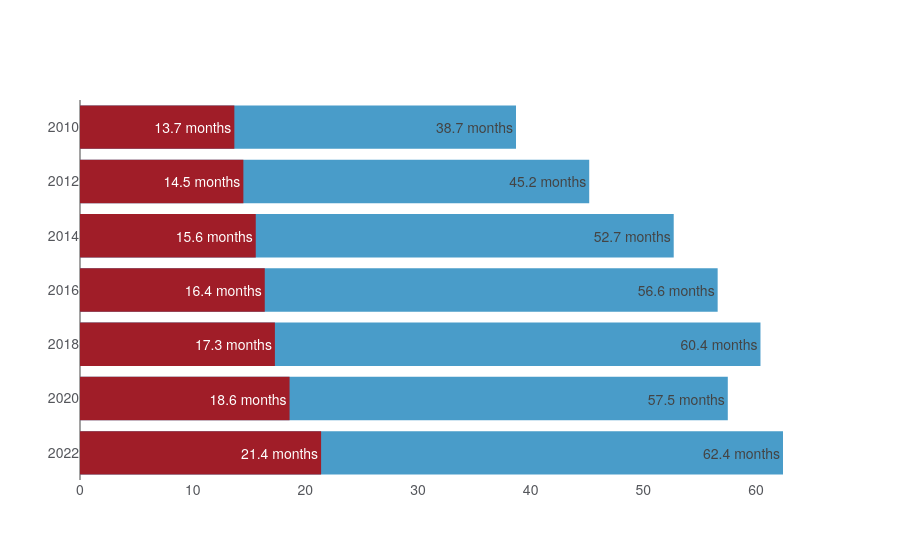

This figure's notebook cell:
### Code cell
## Plotting
fig = go.Figure()
fig.add_trace(
    go.Bar(
        x=df["total"],
        y=df["year"],
        orientation="h",
        # hovertemplate="%{text:,.0f} incidents<extra></extra>",
        text = df['total'],
        texttemplate="%{x} months",
        textposition="inside",
        zorder=1 #setting trace to be on top
    ),
)
fig.add_trace(
    go.Bar(
        x=df["indictable"],
        y=df["year"],
        orientation="h",
        # hovertemplate="%{text:,.0f} incidents<extra></extra>",
        text = df['indictable'],
        texttemplate="%{x} months",
        textposition="inside",
        zorder=0 #setting trace to be overlaid
    ),
)

fig.update_yaxes(
    autorange="reversed")

fig.update_layout(barmode='overlay')

fig.show()

### Figure 1 — Plotly figure (JSON) as saved in the notebook; plotly's stock layout.template omitted (floating-point values rounded to 4 significant figures)
{"data": [{"orientation": "h", "text": [13.7, 14.5, 15.6, 16.4, 17.3, 18.6, 21.4], "textposition": "inside", "texttemplate": "%{x} months", "type": "bar", "x": [13.7, 14.5, 15.6, 16.4, 17.3, 18.6, 21.4], "y": [2010, 2012, 2014, 2016, 2018, 2020, 2022], "zorder": 1}, {"orientation": "h", "text": [38.7, 45.2, 52.7, 56.6, 60.4, 57.5, 62.4], "textposition": "inside", "texttemplate": "%{x} months", "type": "bar", "x": [38.7, 45.2, 52.7, 56.6, 60.4, 57.5, 62.4], "y": [2010, 2012, 2014, 2016, 2018, 2020, 2022], "zorder": 0}], "layout": {"barmode": "overlay", "yaxis": {"autorange": "reversed"}}}
